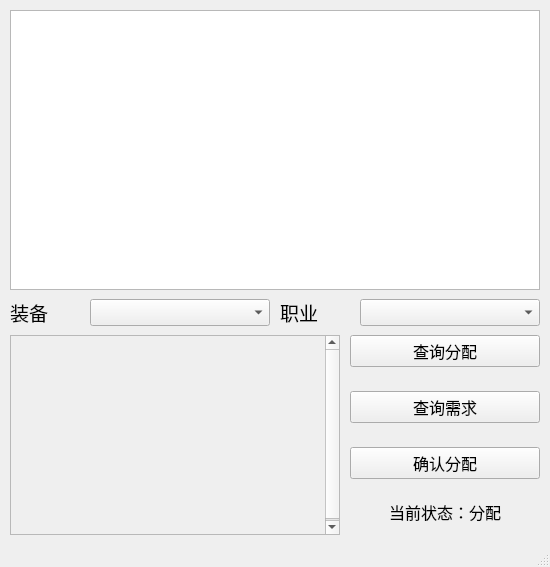
<?xml version="1.0" encoding="UTF-8"?>
<ui version="4.0">
 <class>MainWindow</class>
 <widget class="QMainWindow" name="MainWindow">
  <property name="geometry">
   <rect>
    <x>0</x>
    <y>0</y>
    <width>550</width>
    <height>567</height>
   </rect>
  </property>
  <property name="minimumSize">
   <size>
    <width>550</width>
    <height>567</height>
   </size>
  </property>
  <property name="maximumSize">
   <size>
    <width>550</width>
    <height>567</height>
   </size>
  </property>
  <property name="windowTitle">
   <string>MainWindow</string>
  </property>
  <widget class="QWidget" name="centralwidget">
   <layout class="QVBoxLayout" name="verticalLayout">
    <property name="leftMargin">
     <number>0</number>
    </property>
    <property name="topMargin">
     <number>10</number>
    </property>
    <property name="rightMargin">
     <number>0</number>
    </property>
    <property name="bottomMargin">
     <number>10</number>
    </property>
    <item>
     <layout class="QVBoxLayout" name="verticalLayout_Root">
      <item alignment="Qt::AlignHCenter|Qt::AlignTop">
       <widget class="QTableView" name="tableView_BISTable">
        <property name="sizePolicy">
         <sizepolicy hsizetype="Fixed" vsizetype="Fixed">
          <horstretch>0</horstretch>
          <verstretch>0</verstretch>
         </sizepolicy>
        </property>
        <property name="minimumSize">
         <size>
          <width>530</width>
          <height>280</height>
         </size>
        </property>
        <property name="maximumSize">
         <size>
          <width>530</width>
          <height>280</height>
         </size>
        </property>
        <property name="font">
         <font>
          <pointsize>12</pointsize>
         </font>
        </property>
        <property name="editTriggers">
         <set>QAbstractItemView::NoEditTriggers</set>
        </property>
       </widget>
      </item>
      <item>
       <layout class="QHBoxLayout" name="horizontalLayout_2">
        <property name="spacing">
         <number>10</number>
        </property>
        <property name="leftMargin">
         <number>10</number>
        </property>
        <property name="rightMargin">
         <number>10</number>
        </property>
        <item>
         <layout class="QHBoxLayout" name="horizontalLayout_3">
          <item alignment="Qt::AlignLeft|Qt::AlignVCenter">
           <widget class="QLabel" name="label">
            <property name="sizePolicy">
             <sizepolicy hsizetype="Fixed" vsizetype="Fixed">
              <horstretch>0</horstretch>
              <verstretch>0</verstretch>
             </sizepolicy>
            </property>
            <property name="font">
             <font>
              <pointsize>14</pointsize>
             </font>
            </property>
            <property name="text">
             <string>装备</string>
            </property>
           </widget>
          </item>
          <item alignment="Qt::AlignLeft|Qt::AlignVCenter">
           <widget class="QComboBox" name="comboBox_Equipment">
            <property name="minimumSize">
             <size>
              <width>180</width>
              <height>0</height>
             </size>
            </property>
            <property name="maximumSize">
             <size>
              <width>180</width>
              <height>16777215</height>
             </size>
            </property>
            <property name="font">
             <font>
              <pointsize>12</pointsize>
             </font>
            </property>
            <property name="currentText">
             <string/>
            </property>
            <property name="maxVisibleItems">
             <number>11</number>
            </property>
           </widget>
          </item>
         </layout>
        </item>
        <item>
         <layout class="QHBoxLayout" name="horizontalLayout_4">
          <item alignment="Qt::AlignLeft|Qt::AlignVCenter">
           <widget class="QLabel" name="label_2">
            <property name="sizePolicy">
             <sizepolicy hsizetype="Fixed" vsizetype="Fixed">
              <horstretch>0</horstretch>
              <verstretch>0</verstretch>
             </sizepolicy>
            </property>
            <property name="font">
             <font>
              <pointsize>14</pointsize>
             </font>
            </property>
            <property name="text">
             <string>职业</string>
            </property>
           </widget>
          </item>
          <item alignment="Qt::AlignLeft|Qt::AlignVCenter">
           <widget class="QComboBox" name="comboBox_Job">
            <property name="minimumSize">
             <size>
              <width>180</width>
              <height>0</height>
             </size>
            </property>
            <property name="maximumSize">
             <size>
              <width>180</width>
              <height>16777215</height>
             </size>
            </property>
            <property name="font">
             <font>
              <pointsize>12</pointsize>
             </font>
            </property>
           </widget>
          </item>
         </layout>
        </item>
       </layout>
      </item>
      <item>
       <layout class="QHBoxLayout" name="horizontalLayout_5">
        <property name="spacing">
         <number>10</number>
        </property>
        <property name="leftMargin">
         <number>10</number>
        </property>
        <property name="rightMargin">
         <number>10</number>
        </property>
        <item>
         <widget class="QScrollArea" name="scrollArea_ShowContent">
          <property name="sizePolicy">
           <sizepolicy hsizetype="Fixed" vsizetype="Fixed">
            <horstretch>0</horstretch>
            <verstretch>0</verstretch>
           </sizepolicy>
          </property>
          <property name="minimumSize">
           <size>
            <width>330</width>
            <height>200</height>
           </size>
          </property>
          <property name="maximumSize">
           <size>
            <width>16777215</width>
            <height>16777215</height>
           </size>
          </property>
          <property name="font">
           <font>
            <pointsize>12</pointsize>
           </font>
          </property>
          <property name="horizontalScrollBarPolicy">
           <enum>Qt::ScrollBarAlwaysOff</enum>
          </property>
          <property name="widgetResizable">
           <bool>true</bool>
          </property>
          <property name="alignment">
           <set>Qt::AlignLeading|Qt::AlignLeft|Qt::AlignTop</set>
          </property>
          <widget class="QWidget" name="scrollAreaWidgetContents">
           <property name="geometry">
            <rect>
             <x>0</x>
             <y>0</y>
             <width>330</width>
             <height>200</height>
            </rect>
           </property>
           <property name="minimumSize">
            <size>
             <width>330</width>
             <height>200</height>
            </size>
           </property>
           <property name="maximumSize">
            <size>
             <width>16777215</width>
             <height>16777215</height>
            </size>
           </property>
          </widget>
         </widget>
        </item>
        <item>
         <layout class="QVBoxLayout" name="verticalLayout_2">
          <property name="spacing">
           <number>10</number>
          </property>
          <item alignment="Qt::AlignTop">
           <widget class="QPushButton" name="pushButton_QueryDistribute">
            <property name="sizePolicy">
             <sizepolicy hsizetype="Minimum" vsizetype="Minimum">
              <horstretch>0</horstretch>
              <verstretch>0</verstretch>
             </sizepolicy>
            </property>
            <property name="maximumSize">
             <size>
              <width>16777215</width>
              <height>16777215</height>
             </size>
            </property>
            <property name="font">
             <font>
              <pointsize>12</pointsize>
             </font>
            </property>
            <property name="text">
             <string>查询分配</string>
            </property>
           </widget>
          </item>
          <item alignment="Qt::AlignTop">
           <widget class="QPushButton" name="pushButton_QueryRequirement">
            <property name="sizePolicy">
             <sizepolicy hsizetype="Minimum" vsizetype="Minimum">
              <horstretch>0</horstretch>
              <verstretch>0</verstretch>
             </sizepolicy>
            </property>
            <property name="font">
             <font>
              <pointsize>12</pointsize>
             </font>
            </property>
            <property name="text">
             <string>查询需求</string>
            </property>
           </widget>
          </item>
          <item>
           <widget class="QPushButton" name="pushButton_ConfirmDistribute">
            <property name="font">
             <font>
              <pointsize>12</pointsize>
             </font>
            </property>
            <property name="text">
             <string>确认分配</string>
            </property>
           </widget>
          </item>
          <item>
           <widget class="QLabel" name="label_CurrentStatus">
            <property name="font">
             <font>
              <pointsize>12</pointsize>
             </font>
            </property>
            <property name="text">
             <string>当前状态：分配</string>
            </property>
            <property name="alignment">
             <set>Qt::AlignCenter</set>
            </property>
           </widget>
          </item>
         </layout>
        </item>
       </layout>
      </item>
     </layout>
    </item>
   </layout>
  </widget>
  <widget class="QStatusBar" name="statusbar"/>
 </widget>
 <resources/>
 <connections/>
</ui>
